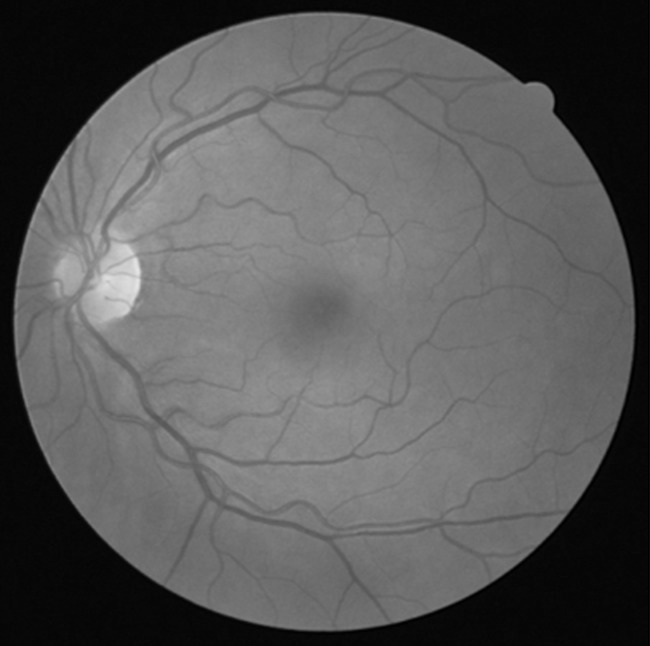
#> input picture resources/eyebw.jpg, 650 x 646 px
$ jupyter execute ex2.ipynb
#> lines starting #> are read from the running program, lines starting #| are printed output that depends on the picture
# Ejercicio 2

[cell 1]
import matplotlib.pyplot as plt

[cell 2]
import numpy as np

[cell 3]
from skimage import filters

[cell 4]
from skimage import morphology

[cell 5]
import cv2

## Cargando la imagen

[cell 6]
image_original = cv2.imread('../resources/eyebw.jpg', cv2.IMREAD_GRAYSCALE)
#> image_original is the input picture: shape (646, 650); min 0, max 229, mean 88.9

## Visualizando la imagen

[cell 7]
plt.imshow(image_original, cmap='gray', vmin=0, vmax=255)

## Transformaciones

[cell 8]
def apply_transformation(transformation, image):
    """ Apply a transformation function to all pixel of the given image
        @param transformation Transformation s = T(r)
        @param image Input image to be transformed
        @return Output image after transformation
    """
    return np.array(list(map(np.vectorize(transformation), image)), dtype=np.uint8)
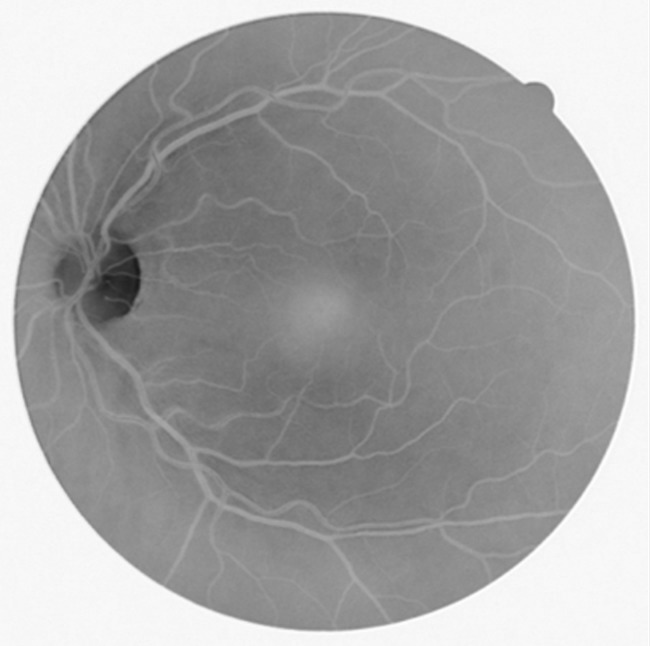
#> returned value: shape (646, 650); min 25, max 254, mean 165.1

[cell 9]
def black_and_white(threshold, max_value, input_pixel):
    """ Apply a transformation to the input pixel intensity to transform it into white or black
        according to the given threshold.
        @param threshold Threshold to separate where the pixel becomes black or white
        @param max_value Maximum value of the intensity scale
        @param input_pixel Intensity of the input pixel
        @return Intensity of the output pixel
    """
    return max_value if input_pixel > threshold else 0

[cell 10]
def negative(max_value, input_pixel):
    """ Apply a transformation to get the negative version of the pixel.
        @param max_value Maximum value of the intensity scale
        @param input_pixel Intensity of the input pixel
        @return Intensity of the output pixel
    """
    return max_value - 1 - input_pixel

[cell 11]
def logaritmic(coefficient, max_value, input_pixel):
    """ Apply a transformation to a logaritmic scale.
        @param coefficient Used to define the transformation
        @param max_value Maximum value of the intensity scale
        @param input_pixel Intensity of the input pixel
        @return Intensity of the output pixel
    """
    return coefficient * np.log10(1 + input_pixel / max_value)

[cell 12]
def exponential_logaritmic(coefficient, gamma, max_value, input_pixel):
    """ Apply an exponential logaritmic transformation
        @param coefficient Used to define the transformation
        @param gamma Gamma parameter
        @param max_value Maximum value of the intensity scale
        @param input_pixel Intensity of the input pixel
        @return Intensity of the output pixel
    """
    return coefficient * ((input_pixel / max_value) ** gamma)

### Transformación negativa

[cell 13]
image_negative = apply_transformation(lambda r: negative(255, r), image_original)

[cell 14]
plt.imshow(image_negative, cmap='gray', vmin=0, vmax=255)

### Ecualización por histograma

[cell 15]
pdf, bins = np.histogram(image_negative.flatten(), bins=image_negative.max()-image_negative.min(), density=True)
#> pdf = 229 values, max 0.107 at index 222, min 4.76e-06 at index 1, mean 0.00437; bins = 230 values from 25 to 254

[cell 16]
cdf = np.cumsum(pdf)
#> cdf = 229 values from 7.14e-06 to 1

[cell 17]
fig, (ax1, ax2) = plt.subplots(2, 1, figsize=(18, 10))

ax1.bar(bins[:-1]+0.5, pdf, width=1.0, label='Densidad de probabilidad')
ax1.set_xlabel('$r$', fontsize=16)
ax1.set_ylabel('$p_r(r)$', fontsize=16)
ax1.legend(fontsize=16)
ax1.grid()

ax2.plot(cdf, label='Distribución de probabilidad')
ax2.set_xlabel('$r$', fontsize=16)
ax2.set_ylabel('$P_r(r)$', fontsize=16)
ax2.legend(fontsize=16)
ax2.grid()

plt.show()
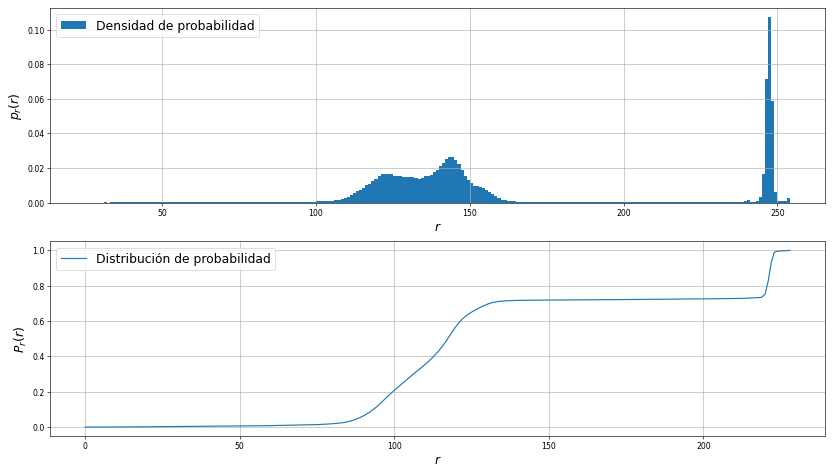
#> figure drawn by matplotlib, 2 panels; panel 1: tallest bar 0.107 high, from x = 247 to 248; panel 2: curve peaks at x = 228, y = 1

En primer lugar, es necesario aclarar que si bien las leyendas de los gráficos presentados dicen *densidad de probabilidad* y *distribución de probabilidad*. En realidad, son estimaciones de tales parámetros estadísticos de la imagen. En segundo lugar, se observa que la imagen tiene una fuerte densidad en las altas intensidades, esto se puede atribuir a la presencia del fondo blanco en la imagen. Entonces, la densidad en el intervalo $(100, 150)$ describe una imagen de bajo contraste, y justamente el hecho de que no se esté aprovechando adecuadamente el rango completo es causa de la mala calidad que se percibe en la imagen.

Para corregir esto, es necesario aplicar una transformación para aprovechar todo el rango dinámico, para lo cual puede ser útil emplear como transformación la distribución de probabilidad estimada. No obstante, la presencia del fondo provoca que la imagen sólo pueda ser mapeada a aproximadamente un 70% del rango. Por esto, se busca remover del histograma las bajas intensidades.

[cell 18]
pdf_preprocessed = np.zeros(256)
pdf_preprocessed[image_negative.min():image_negative.max()] = pdf
pdf_preprocessed[200:] = 0
pdf_preprocessed /= pdf_preprocessed.sum()
cdf_preprocessed = np.cumsum(pdf_preprocessed)

[cell 19]
fig, (ax1, ax2) = plt.subplots(2, 1, figsize=(18, 10))

ax1.bar(np.linspace(1, 256, 256), pdf_preprocessed, width=1.0, label='Densidad de probabilidad preprocesada')
ax1.set_xlabel('$r$', fontsize=16)
ax1.set_ylabel('$p_r(r)$', fontsize=16)
ax1.legend(fontsize=16)
ax1.grid()

ax2.plot(cdf_preprocessed, label='Distribución de probabilidad preprocesada')
ax2.set_xlabel('$r$', fontsize=16)
ax2.set_ylabel('$P_r(r)$', fontsize=16)
ax2.legend(fontsize=16)
ax2.grid()

plt.show()
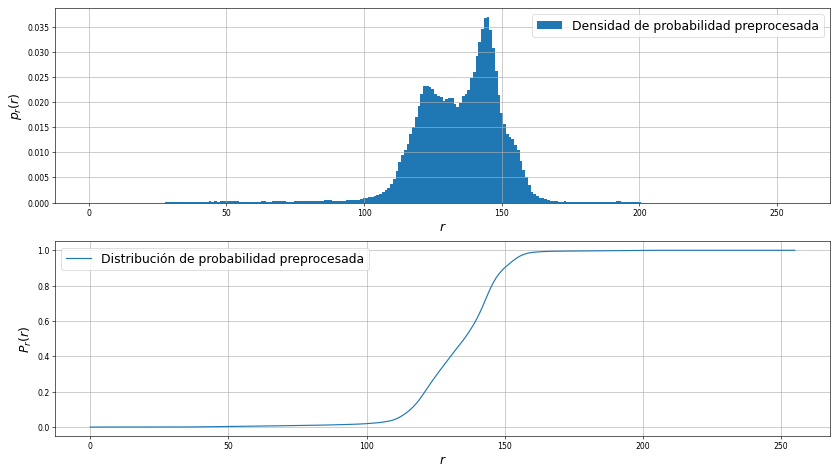
#> figure drawn by matplotlib, 2 panels; panel 1: tallest bar 0.0368 high, from x = 144.5 to 145.5; panel 2: curve peaks at x = 199, y = 1

[cell 20]
image_negative_equalize = apply_transformation(lambda r: cdf_preprocessed[r - 1] * 200, image_negative)
#> in apply_transformation (call 2), `return np.array(list(map(np.vectorize(transformation), image)), dtype=..`:
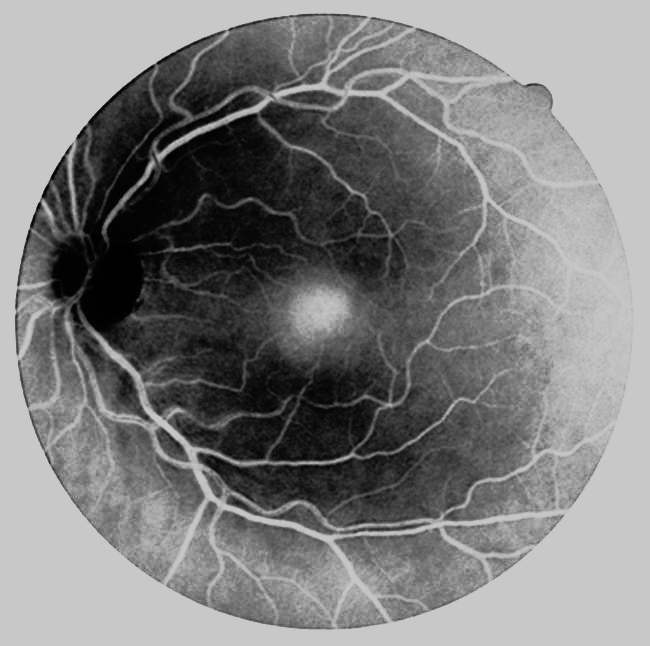
#> returned value: shape (646, 650); min 0, max 200, mean 126

[cell 21]
plt.imshow(image_negative_equalize, cmap='gray', vmin=0, vmax=255)

### Transformación negativa

[cell 22]
image_negative_equalize_negative = apply_transformation(lambda r: negative(255, r), image_negative_equalize)
#> in apply_transformation (call 3), `return np.array(list(map(np.vectorize(transformation), image)), dtype=..`:
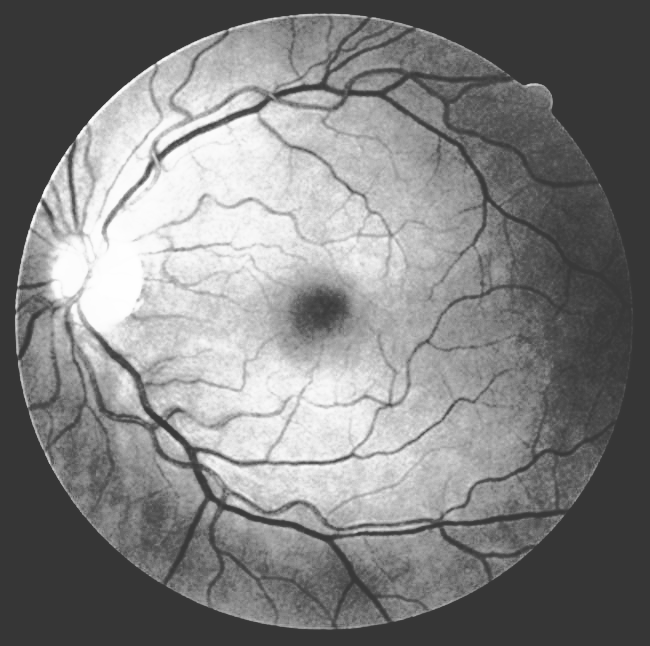
#> returned value: shape (646, 650); min 54, max 254, mean 128

[cell 23]
plt.imshow(image_negative_equalize_negative, cmap='gray', vmin=0, vmax=255)

## Transformación exponencial logarítmica

[cell 24]
image_negative_equalize_negative_exp = apply_transformation(lambda r: exponential_logaritmic(512, 0.3, 255, r), image_negative_equalize_negative)
#> in apply_transformation (call 4), `return np.array(list(map(np.vectorize(transformation), image)), dtype=..`:
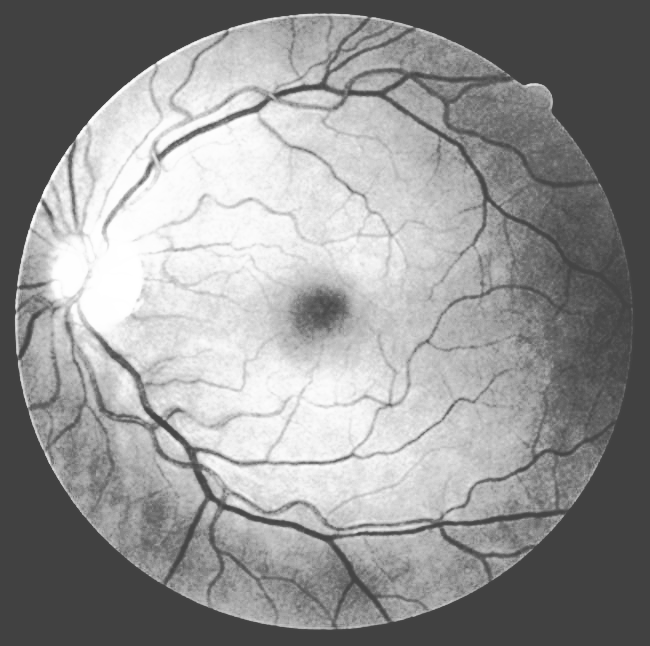
#> returned value: shape (646, 650); min 65, max 255, mean 147.1
plt.imshow(image_negative_equalize_negative_exp, cmap='gray', vmin=0, vmax=255)

## High Boost

[cell 25]
kernel = -np.ones((3, 3))
kernel[1,1] = 9.0

[cell 26]
image_negative_equalize_negative_exp_boost = cv2.filter2D(image_negative_equalize_negative_exp, -1, kernel)
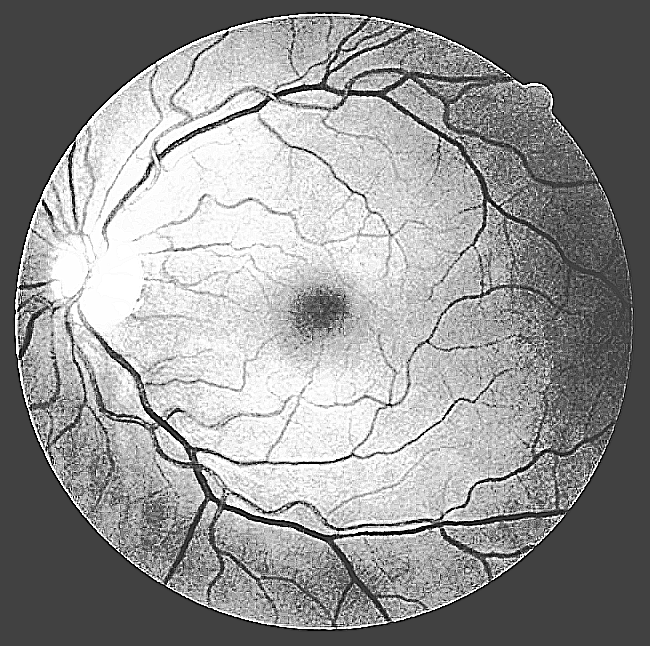
#> image_negative_equalize_negative_exp_boost: shape (646, 650); min 0, max 255, mean 146.2

[cell 27]
plt.imshow(image_negative_equalize_negative_exp_boost, cmap='gray', vmin=0, vmax=255)

# Resultado

[cell 28]
fig, (ax1, ax2, ax3, ax4, ax5, ax6) = plt.subplots(1, 6, figsize=(20, 10))

ax1.imshow(image_original, cmap='gray', vmin=0, vmax=255)
ax1.set_title('Original', fontsize=16)

ax2.imshow(image_negative, cmap='gray', vmin=0, vmax=255)
ax2.set_title('Negativo', fontsize=16)

ax3.imshow(image_negative_equalize, cmap='gray', vmin=0, vmax=255)
ax3.set_title('Ecualización', fontsize=16)

ax4.imshow(image_negative_equalize_negative, cmap='gray', vmin=0, vmax=255)
ax4.set_title('Negativo', fontsize=16)

ax5.imshow(image_negative_equalize_negative_exp, cmap='gray', vmin=0, vmax=255)
ax5.set_title('Exponencial', fontsize=16)

ax6.imshow(image_negative_equalize_negative_exp_boost, cmap='gray', vmin=0, vmax=255)
ax6.set_title('High Boost', fontsize=16)

plt.show()
